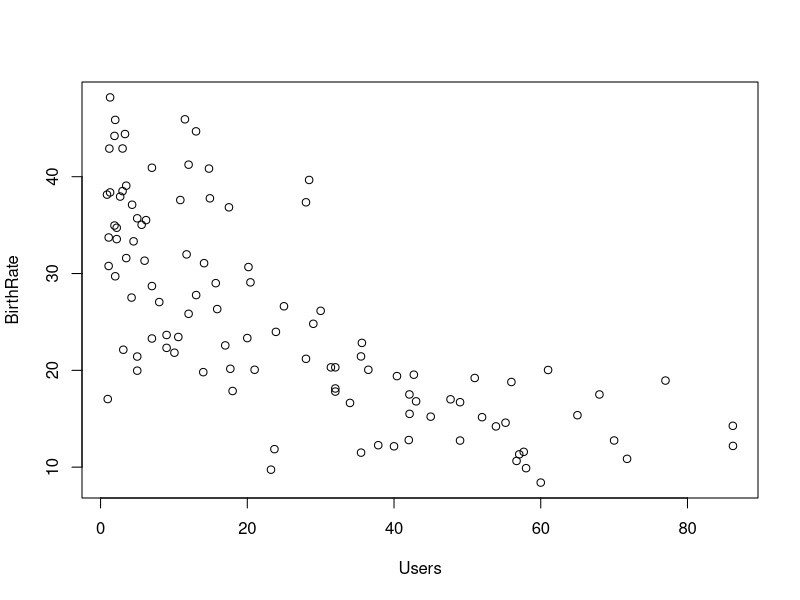
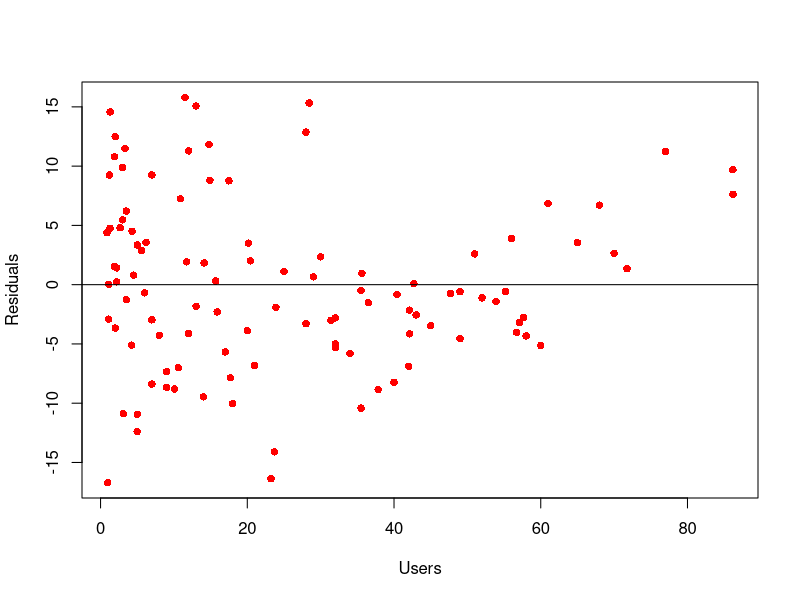
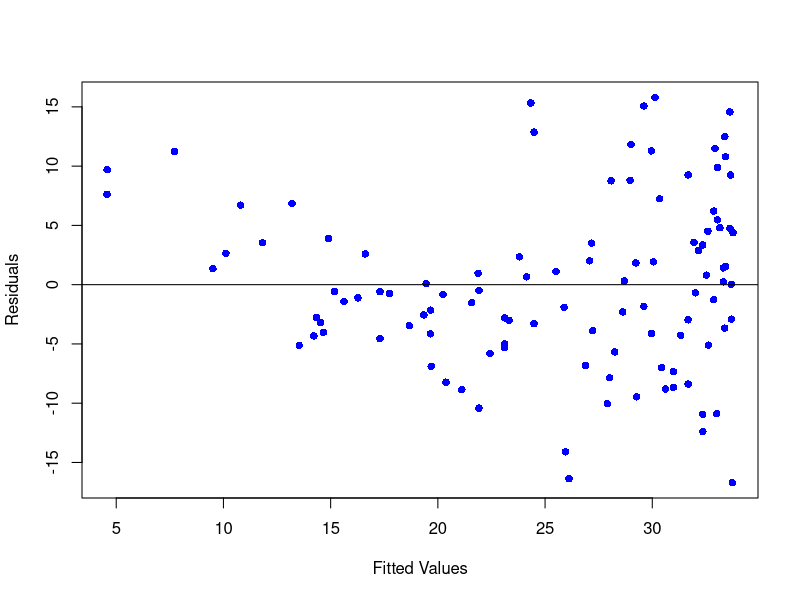
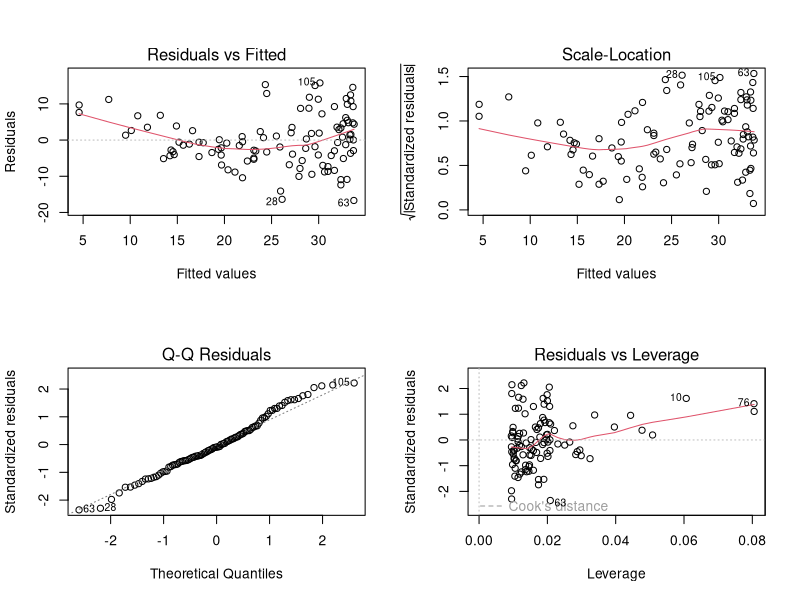

Here is the R script that generated these plots, in order:
INBIRTH <- read.csv('INBIRTH.csv')
attach(INBIRTH)
plot(BirthRate ~ Users)
cor(BirthRate, Users)
LinearModel <- lm(BirthRate ~ Users)
LinearModel

plot(LinearModel$residuals ~ Users, ylab = "Residuals",
     xlab = "Users", pch = 16, col='red')
abline(0,0)
plot(LinearModel$residuals ~ LinearModel$fitted.values, ylab = "Residuals", 
     xlab = "Fitted Values", pch = 16, col = "blue")
abline(0,0)
layout(matrix(1:4,2,2))
plot(LinearModel)

logBirthRate <- log(BirthRate)
